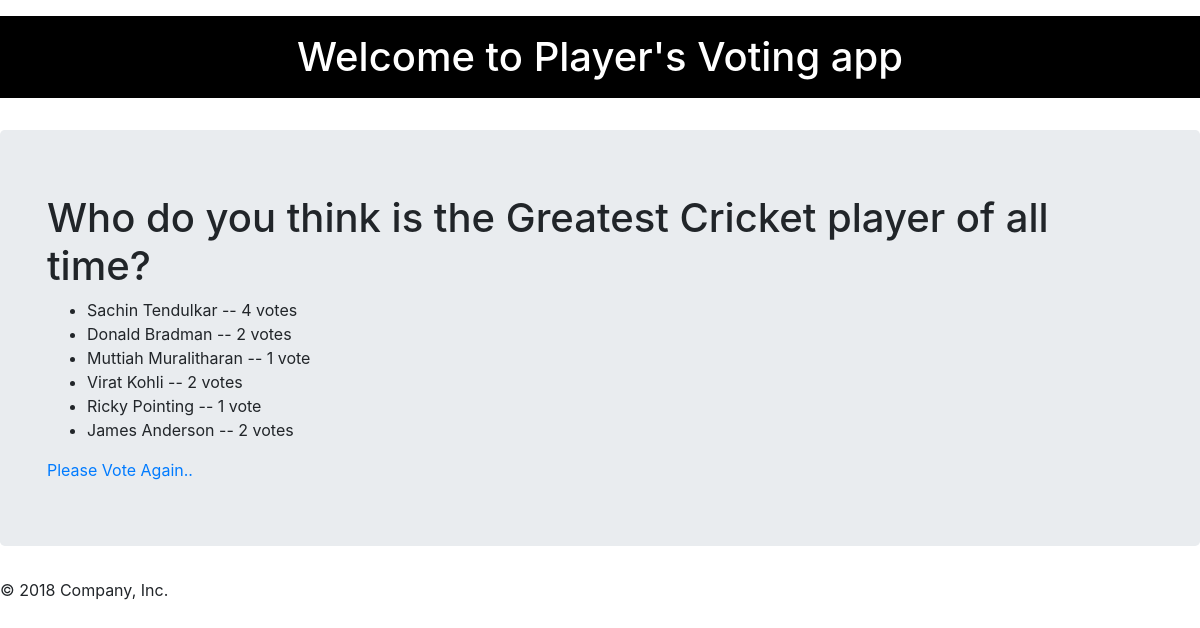
/polls/4/results, run on the app's committed database.
### polls/models.py (models this page shows, shortened)
class Question(models.Model):
    question_text = models.CharField(max_length = 200)
    pub_date = models.DateTimeField('date published')

class Choice(models.Model):
    choice_text = models.CharField(max_length = 200)
    votes = models.IntegerField(default = 0)
    question = models.ForeignKey(Question, on_delete=models.CASCADE)

### polls/views.py (the view)
# urls.py: url(r'^(?P<question_id>[0-9]+)/results$', views.results, name="results"),
def results(request, question_id):
    question = get_object_or_404(Question, pk=question_id)
    return render(request, 'polls/results.html', {'question':question})

### polls/templates/polls/results.html
{% extends 'polls/base.html' %}
{% block main_content %}
<h1> {{question.question_text}}</h1>
<ul>
    {% for choice in question.choice_set.all %}
        <li> {{choice.choice_text}} -- {{choice.votes}} vote{{ choice.votes|pluralize}}</li>
    {% endfor %}
</ul>
<a href = "{% url 'polls:detail' question.id %}">Please Vote Again..</a>
{% endblock %}

### polls/static/polls/style.css (style rules this page uses)
body { background: url("https://image.shutterstock.com/image-photo/white-background-paper-show-patterns-260nw-255421642.jpg") no-repeat; background-size: cover !important; background-size: 100% 100%; }

### data on the page
Question: question_text "Who do you think is the Greatest Cricket player of all time?"
Choice: choice_text "Sachin Tendulkar", votes "4"
Choice: choice_text "Donald Bradman", votes "2"
Choice: choice_text "Muttiah Muralitharan", votes "1"
Choice: choice_text "Virat Kohli", votes "2"
Choice: choice_text "Ricky Pointing", votes "1"
Choice: choice_text "James Anderson", votes "2"
